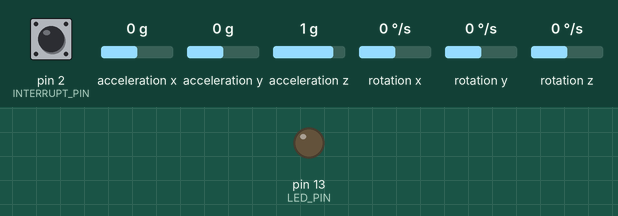
Bench run of a sketch on a simulated Arduino Uno, built with avr-gcc and run on an emulated ATmega328P. Shown: output pins drawn as LEDs (lit = HIGH). Dashed ring = blinking. The test bench sets the inputs (shaded band); at power-on: pin 2 (INTERRUPT_PIN) LOW, acceleration x 0 g, acceleration y 0 g, acceleration z 1 g, rotation x 0 °/s, rotation y 0 °/s, rotation z 0 °/s. What the sketch prints to the serial monitor is not drawn.

Above: at 5.2 s.
5.3 s: pin 2 (INTERRUPT_PIN) pulled HIGH for 0.15 s
At 6.1 s:
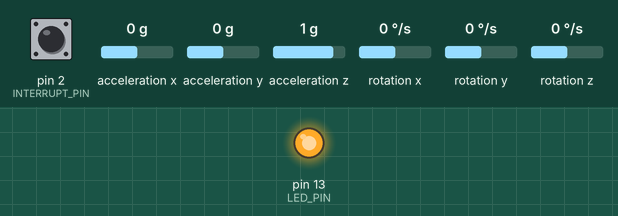
6.9 s: pin 2 (INTERRUPT_PIN) pulled HIGH for 1 s
At 7.3 s:
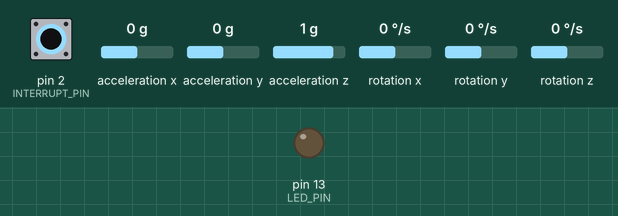
9.4 s: pin 2 (INTERRUPT_PIN) pulsed HIGH 5 times (0.12 s each, 0.3 s apart)
At 9.55 s:
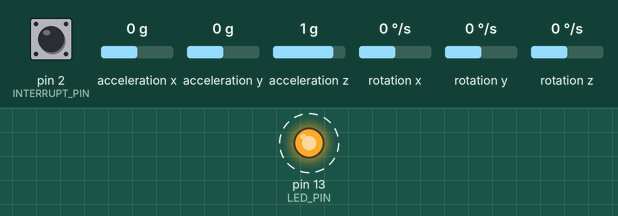
12.4 s: pin 2 (INTERRUPT_PIN) driven HIGH
At 12.7 s:
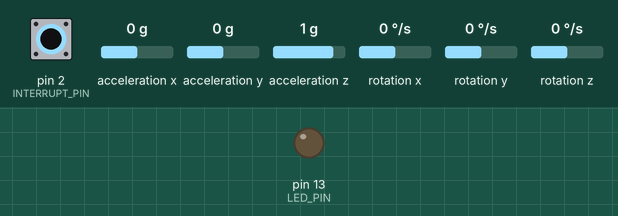
Timing chart, 0 to 14.9 s (numbered marks = the images above; inputs shaded):
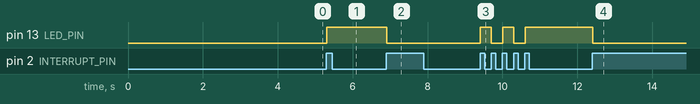

Measured:
- after the input at 5.3 s, pin 13 (LED_PIN): LOW → HIGH at once
- after the input at 6.9 s, pin 13 (LED_PIN): HIGH → LOW at once
- after the input at 9.4 s, pin 13 (LED_PIN): alternates HIGH for 0.30 s and LOW for 0.30 s, 5 changes in all, then stays HIGH, starting at once
- after the input at 12.4 s, pin 13 (LED_PIN): HIGH → LOW at once

The sketch:

MPU9250.ino
```cpp
#include "MPU9250.h"

// an MPU9250 object with the MPU-9250 sensor on I2C bus 0 with address 0x68
MPU9250 IMU(Wire,0x68);

#define INTERRUPT_PIN 2  // use pin 2 on Arduino Uno & most boards
#define LED_PIN 13 // (Arduino is 13, Teensy is 11, Teensy++ is 6)
#define TRIGGER_PIN 5
bool blinkState = false;
int status;

// packet structure for InvenSense teapot demo
uint8_t teapotPacket[25] = { '$', 0x03, 0,0, 0,0, 0,0,  0,0, 0,0, 0,0, 0,   0,0,0,0,   0,0,0,0, '\r', '\n' };

volatile bool mpuInterrupt = false;     // indicates whether MPU interrupt pin has gone high
volatile unsigned long irqTimestamp = 0;
volatile unsigned long triggerCounter = 0;
volatile byte irqCounter = 0;
int ax, ay, az, gx, gy, gz;

void Interrupt_ready() {
    irqTimestamp = millis();
    irqCounter++;
    if (irqCounter == 10){ // 20 Hz
        digitalWrite(TRIGGER_PIN, HIGH);
        //delayMicroseconds(10);
        digitalWrite(TRIGGER_PIN, LOW);
        triggerCounter++;

      irqCounter = 0;
    }
    mpuInterrupt = true;
}


void setup() {

    Serial.begin(230400);
    while (!Serial);
    digitalWrite(TRIGGER_PIN, LOW);  //  drive it low without temporarily driving it high
    pinMode(TRIGGER_PIN, OUTPUT);
    pinMode(INTERRUPT_PIN, INPUT);

    status = IMU.begin();
    if (status < 0) {
      Serial.println("IMU initialization unsuccessful");
      Serial.println("Check IMU wiring or try cycling power");
      Serial.print("Status: ");
      Serial.println(status);
      while(1) {}
     }

      IMU.setSrd(4);
      IMU.enableDataReadyInterrupt();
      // setting the accelerometer full scale range to +/-2G
      IMU.setAccelRange(MPU9250::ACCEL_RANGE_2G);
      // setting the gyroscope full scale range to +/-250 deg/s
      IMU.setGyroRange(MPU9250::GYRO_RANGE_250DPS);
      attachInterrupt(digitalPinToInterrupt(INTERRUPT_PIN), Interrupt_ready, RISING);
      // configure LED for output
      pinMode(LED_PIN, OUTPUT);

    delay(4000);
}


void loop() {
        while (!mpuInterrupt);
        mpuInterrupt = false;
        IMU.readSensor();
        ax = IMU.getAccelX_mss() * 1000;
        ay = IMU.getAccelY_mss() * 1000;
        az = IMU.getAccelZ_mss() * 1000;

        gx = IMU.getGyroX_rads() * 1000;
        gy = IMU.getGyroY_rads() * 1000;
        gz = IMU.getGyroZ_rads() * 1000;

        //Serial.print(ax); Serial.print("  "); Serial.print(ay); Serial.print("  "); Serial.print(az); Serial.print("  ");
        //Serial.print(gx); Serial.print("  "); Serial.print(gy); Serial.print("  "); Serial.print(gz); Serial.println("");

        // accel values

        teapotPacket[2] = (ax >> 8) & 0xFF;
        teapotPacket[3] = ax & 0xFF;

        teapotPacket[4] = (ay >> 8) & 0xFF;
        teapotPacket[5] = ay & 0xFF;

        teapotPacket[6] = (az >> 8) & 0xFF;
        teapotPacket[7] = az & 0xFF;

        // gyro values

        teapotPacket[8] = (gx >> 8) & 0xFF;
        teapotPacket[9] = gx & 0xFF;

        teapotPacket[10] = (gy >> 8) & 0xFF;
        teapotPacket[11] = gy & 0xFF;

        teapotPacket[12] = (gz >> 8) & 0xFF;
        teapotPacket[13] = gz & 0xFF;

        //  timestamp
        teapotPacket[15]=(irqTimestamp >> 24) & 0xFF;
        teapotPacket[16]=(irqTimestamp >> 16) & 0xFF;
        teapotPacket[17]=(irqTimestamp >> 8) & 0xFF;
        teapotPacket[18]=irqTimestamp & 0xFF;
        // trigger counter
        teapotPacket[19]=(triggerCounter >> 24) & 0xFF;
        teapotPacket[20]=(triggerCounter >> 16) & 0xFF;
        teapotPacket[21]=(triggerCounter >> 8) & 0xFF;
        teapotPacket[22]=triggerCounter & 0xFF;

        Serial.write(teapotPacket, 25);

        teapotPacket[14]++; // packetCount, loops at 0xFF on purpose

        // blink LED to indicate activity
        blinkState = !blinkState;
        digitalWrite(LED_PIN, blinkState);
}
```
